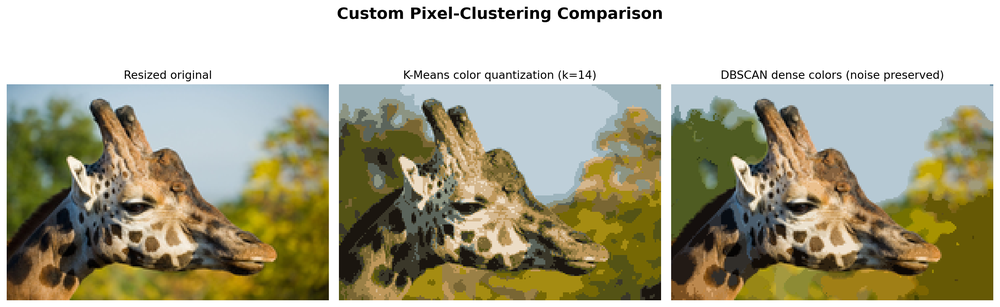
#> input picture outputs/comparison.png, 1000 x 307 px, shrunk from 2384 x 732 before the run, given in place of giraffe.png, which was not available
$ python run_clustering.py
#> lines starting #> are read from the running program, lines starting #| are printed output that depends on the picture; pictures that were not available may be replaced by others from this repository, and a replacement may not be noted
### algorithms.py
"""Educational, scikit-learn-style implementations of K-Means and DBSCAN."""

from collections import deque

import numpy as np
from sklearn.neighbors import NearestNeighbors
from sklearn.utils import check_array


class CustomKMeans:
    """K-Means with repeated initialization and deterministic local randomness."""

    def __init__(
        self,
        n_clusters: int = 8,
        max_iter: int = 300,
        random_state: int | None = None,
        tol: float = 1e-4,
        n_init: int = 5,
    ) -> None:
        self.n_clusters = n_clusters
        self.max_iter = max_iter
        self.random_state = random_state
        self.tol = tol
        self.n_init = n_init

    def _validate_parameters(self, n_samples: int) -> None:
        if not isinstance(self.n_clusters, int) or self.n_clusters < 1:
            raise ValueError("n_clusters must be a positive integer")
        if self.n_clusters > n_samples:
            raise ValueError("n_clusters cannot exceed the number of samples")
        if not isinstance(self.max_iter, int) or self.max_iter < 1:
            raise ValueError("max_iter must be a positive integer")
        if not isinstance(self.n_init, int) or self.n_init < 1:
            raise ValueError("n_init must be a positive integer")
        if self.tol < 0:
            raise ValueError("tol must be non-negative")

    @staticmethod
    def compute_squared_distances(
        X: np.ndarray, centers: np.ndarray
    ) -> np.ndarray:
        """Return squared Euclidean distances without allocating a 3-D tensor."""
        distances = (
            np.sum(X * X, axis=1)[:, None]
            + np.sum(centers * centers, axis=1)[None, :]
            - 2 * X @ centers.T
        )
        return np.maximum(distances, 0.0)

    def compute_distances(self, X: np.ndarray, centers: np.ndarray) -> np.ndarray:
        """Return Euclidean distances for compatibility with the original API."""
        return np.sqrt(self.compute_squared_distances(X, centers))

    def _compute_new_centers(
        self,
        X: np.ndarray,
        labels: np.ndarray,
        squared_distances: np.ndarray,
    ) -> np.ndarray:
        centers = np.empty((self.n_clusters, X.shape[1]), dtype=np.float64)
        nearest_distance = squared_distances[np.arange(len(X)), labels].copy()

        for cluster_id in range(self.n_clusters):
            members = X[labels == cluster_id]
            if len(members):
                centers[cluster_id] = members.mean(axis=0)
            else:
                # Re-seed an empty cluster with the currently worst represented point.
                replacement = int(np.argmax(nearest_distance))
                centers[cluster_id] = X[replacement]
                nearest_distance[replacement] = -np.inf
        return centers

    # [13 lines left out: function compute_new_centers, not called in this run]

    def fit(self, X: np.ndarray, y=None) -> "CustomKMeans":
        """Fit the model and retain the run with the lowest inertia."""
        del y
        X = check_array(X, dtype=np.float64)
        self._validate_parameters(len(X))
        rng = np.random.default_rng(self.random_state)

        best_inertia = np.inf
        best_centers = None
        best_labels = None
        best_iteration = 0

        for _ in range(self.n_init):
            indices = rng.choice(len(X), self.n_clusters, replace=False)
            centers = X[indices].copy()
            previous_labels = None

            for iteration in range(1, self.max_iter + 1):
                squared_distances = self.compute_squared_distances(X, centers)
                labels = np.argmin(squared_distances, axis=1)
                new_centers = self._compute_new_centers(
                    X, labels, squared_distances
                )
                center_shift = float(np.sum((new_centers - centers) ** 2))
                assignments_unchanged = (
                    previous_labels is not None
                    and np.array_equal(labels, previous_labels)
                )
                centers = new_centers
                previous_labels = labels
                if assignments_unchanged or center_shift <= self.tol**2:
                    break

            final_distances = self.compute_squared_distances(X, centers)
            final_labels = np.argmin(final_distances, axis=1)
            inertia = float(final_distances[np.arange(len(X)), final_labels].sum())
            if inertia < best_inertia:
                best_inertia = inertia
                best_centers = centers.copy()
                best_labels = final_labels.copy()
                best_iteration = iteration

        self.cluster_centers_ = best_centers
        self.labels_ = best_labels
        self.inertia_ = best_inertia
        self.cost_ = best_inertia  # Backward-compatible name used by the notebook.
        self.n_iter_ = best_iteration
        self.n_features_in_ = X.shape[1]
        return self

    # [10 lines left out: function predict, not called in this run]

    def fit_predict(self, X: np.ndarray, y=None) -> np.ndarray:
        """Fit the model and return cluster labels."""
        return self.fit(X, y).labels_


class CustomDBSCAN:
    """DBSCAN using radius-neighbor search and correct density expansion."""

    UNVISITED = -2
    NOISE = -1

    def __init__(
        self, eps: float = 0.5, min_samples: int = 5, metric: str = "euclidean"
    ) -> None:
        self.eps = eps
        self.min_samples = min_samples
        self.metric = metric

    def _validate_parameters(self) -> None:
        if self.eps <= 0:
            raise ValueError("eps must be greater than zero")
        if not isinstance(self.min_samples, int) or self.min_samples < 1:
            raise ValueError("min_samples must be a positive integer")

    def fit(self, X: np.ndarray, y=None) -> "CustomDBSCAN":
        """Cluster samples by recursively expanding density-connected cores."""
        del y
        self._validate_parameters()
        X = check_array(X, dtype=np.float64)
        neighbor_model = NearestNeighbors(radius=self.eps, metric=self.metric)
        neighbor_model.fit(X)
        neighborhoods = neighbor_model.radius_neighbors(X, return_distance=False)
        is_core = np.fromiter(
            (len(neighbors) >= self.min_samples for neighbors in neighborhoods),
            dtype=bool,
            count=len(X),
        )

        labels = np.full(len(X), self.UNVISITED, dtype=int)
        cluster_id = 0
        for point in range(len(X)):
            if labels[point] != self.UNVISITED:
                continue
            if not is_core[point]:
                labels[point] = self.NOISE
                continue

            self._expand_cluster(
                point, cluster_id, labels, neighborhoods, is_core
            )
            cluster_id += 1

        self.labels_ = labels
        self.core_sample_indices_ = np.flatnonzero(is_core)
        self.components_ = X[self.core_sample_indices_].copy()
        self.n_clusters_ = cluster_id
        self.n_features_in_ = X.shape[1]
        return self

    def _expand_cluster(
        self,
        point: int,
        cluster_id: int,
        labels: np.ndarray,
        neighborhoods: np.ndarray,
        is_core: np.ndarray,
    ) -> None:
        labels[point] = cluster_id
        queue = deque(int(index) for index in neighborhoods[point] if index != point)
        queued = set(queue)

        while queue:
            current = queue.popleft()
            if labels[current] == self.NOISE:
                labels[current] = cluster_id
            if labels[current] != self.UNVISITED:
                continue

            labels[current] = cluster_id
            if is_core[current]:
                for neighbor in neighborhoods[current]:
                    neighbor = int(neighbor)
                    if labels[neighbor] == self.UNVISITED and neighbor not in queued:
                        queue.append(neighbor)
                        queued.add(neighbor)

    def fit_predict(self, X: np.ndarray, y=None) -> np.ndarray:
        """Fit the model and return cluster labels."""
        return self.fit(X, y).labels_

### run_clustering.py
"""Run reproducible color clustering on the included sample image."""

from __future__ import annotations

import json
from pathlib import Path

import matplotlib.pyplot as plt
import numpy as np
from PIL import Image

from algorithms import CustomDBSCAN, CustomKMeans


ROOT = Path(__file__).resolve().parent
OUTPUT_DIR = ROOT / "outputs"


def load_image(path: Path, scale: float = 0.5) -> tuple[np.ndarray, tuple[int, int]]:
    """Load an RGB image, resize it, and return pixels plus (height, width)."""
    if not 0 < scale <= 1:
        raise ValueError("scale must be in the interval (0, 1]")
    with Image.open(path) as source:
        rgb = source.convert("RGB")
        width = max(1, round(rgb.width * scale))
        height = max(1, round(rgb.height * scale))
        resized = rgb.resize((width, height), Image.Resampling.LANCZOS)
        image = np.asarray(resized)
    return image.reshape(-1, 3).astype(np.float64), (height, width)


def reconstruct_image(
    pixels: np.ndarray,
    labels: np.ndarray,
    shape: tuple[int, int],
    preserve_noise: bool = False,
) -> np.ndarray:
    """Replace each cluster with its mean RGB color.

    DBSCAN noise can be preserved because noise is not a coherent cluster and
    averaging all noise pixels into one color would be methodologically wrong.
    """
    reconstructed = np.empty_like(pixels)
    for label in np.unique(labels):
        mask = labels == label
        if label == CustomDBSCAN.NOISE and preserve_noise:
            reconstructed[mask] = pixels[mask]
        else:
            reconstructed[mask] = pixels[mask].mean(axis=0)
    return np.clip(reconstructed, 0, 255).astype(np.uint8).reshape(*shape, 3)


def build_spatial_color_features(
    pixels: np.ndarray, shape: tuple[int, int]
) -> np.ndarray:
    """Combine normalized RGB values with normalized pixel coordinates."""
    height, width = shape
    rows, columns = np.mgrid[:height, :width]
    spatial = np.column_stack(
        (
            columns.ravel() / max(width - 1, 1),
            rows.ravel() / max(height - 1, 1),
        )
    )
    return np.column_stack((pixels / 255.0, spatial))


def save_comparison(
    original: np.ndarray,
    kmeans_image: np.ndarray,
    dbscan_image: np.ndarray,
    output_path: Path,
) -> None:
    figure, axes = plt.subplots(1, 3, figsize=(15, 5))
    titles = [
        "Resized original",
        "K-Means color quantization (k=14)",
        "DBSCAN dense colors (noise preserved)",
    ]
    for axis, image, title in zip(
        axes, [original, kmeans_image, dbscan_image], titles
    ):
        axis.imshow(image)
        axis.set_title(title)
        axis.axis("off")
    figure.suptitle("Custom Pixel-Clustering Comparison", fontsize=17, weight="bold")
    figure.tight_layout(rect=(0, 0, 1, 0.93))
    figure.savefig(output_path, dpi=160, bbox_inches="tight")
    plt.close(figure)


def run_experiment(
    image_path: Path = ROOT / "giraffe.png",
    scale: float = 0.5,
    random_state: int = 42,
) -> dict[str, object]:
    """Fit both custom algorithms, save images, and return experiment metrics."""
    pixels, shape = load_image(image_path, scale=scale)

    kmeans = CustomKMeans(
        n_clusters=14, n_init=5, max_iter=300, random_state=random_state
    )
    kmeans_labels = kmeans.fit_predict(pixels)
    kmeans_image = reconstruct_image(pixels, kmeans_labels, shape)

    dbscan_features = build_spatial_color_features(pixels, shape)
    dbscan = CustomDBSCAN(eps=0.04, min_samples=15)
    dbscan_labels = dbscan.fit_predict(dbscan_features)
    dbscan_image = reconstruct_image(
        pixels, dbscan_labels, shape, preserve_noise=True
    )

    OUTPUT_DIR.mkdir(parents=True, exist_ok=True)
    Image.fromarray(kmeans_image).save(OUTPUT_DIR / "kmeans_output.png")
    Image.fromarray(dbscan_image).save(OUTPUT_DIR / "dbscan_output.png")
    # Keep the original root filenames compatible with the earlier notebook.
    Image.fromarray(kmeans_image).save(ROOT / "kmeans_output.jpg", quality=95)
    Image.fromarray(dbscan_image).save(ROOT / "dbscan_output.jpg", quality=95)

    resized_original = pixels.astype(np.uint8).reshape(*shape, 3)
    save_comparison(
        resized_original,
        kmeans_image,
        dbscan_image,
        OUTPUT_DIR / "comparison.png",
    )

    noise_pixels = int(np.count_nonzero(dbscan_labels == CustomDBSCAN.NOISE))
    metrics = {
        "image": image_path.name,
        "processed_height": shape[0],
        "processed_width": shape[1],
        "pixels_clustered": len(pixels),
        "input_unique_colors": int(len(np.unique(pixels, axis=0))),
        "kmeans": {
            "requested_clusters": kmeans.n_clusters,
            "clusters_found": int(len(np.unique(kmeans_labels))),
            "inertia": round(kmeans.inertia_, 2),
            "iterations_best_run": kmeans.n_iter_,
            "initializations": kmeans.n_init,
        },
        "dbscan": {
            "features": "normalized RGB + normalized x/y coordinates",
            "eps": dbscan.eps,
            "min_samples": dbscan.min_samples,
            "clusters_found": dbscan.n_clusters_,
            "core_samples": int(len(dbscan.core_sample_indices_)),
            "noise_pixels": noise_pixels,
            "noise_pct": round(100 * noise_pixels / len(pixels), 2),
        },
    }
    (OUTPUT_DIR / "metrics.json").write_text(json.dumps(metrics, indent=2) + "\n")
    return metrics


def main() -> None:
    print(json.dumps(run_experiment(), indent=2))
#> in load_image, source is the input picture: PIL image 1000x307 RGBA; mean R, G, B, A 172, 168.2, 143.5, 255
#> in load_image, `resized = rgb.resize((width, height), Image.Resampling.LANCZOS)`:
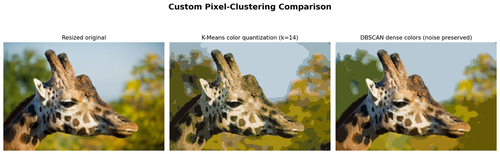
#> resized: PIL image 500x154 RGB; mean R, G, B 171.8, 168, 143.3
#> in run_experiment, `pixels, shape = load_image(image_path, scale=scale)`: shape = (154, 500)
#> the loop in fit, `for _ in range(self.n_init):` made 5 passes
#> (inertia, best_inertia) on pass 1: (21937093, 21937093)
#> inertia on passes 2 to 5: 22973619.8, 24035894.9, 22801568.8, 21937093
#> after the loop in fit, `for _ in range(self.n_init):`: best_centers = 14 rows, first 8: [140.9, 145.9, 129.6], [254.7, 254.7, 254.6], [90.5, 97.61, 90.43], [187.5, 204.9, 214.8], [31.64, 27.17, 20.72], [108.9, 96.14, 6.56], [209.8, 181.8, 140.2], [187.9, 152.4, 92.88]; best_inertia = 21937093; best_iteration = 52
#> in fit, `self.cluster_centers_ = best_centers`: self.cluster_centers_ has the same summary as best_centers
#> in fit, `self.inertia_ = best_inertia`: self.inertia_ = 21937093
#> in fit, `self.n_iter_ = best_iteration`: self.n_iter_ = 52
#> the loop in reconstruct_image, `for label in np.unique(labels):` made 14 passes
#> in reconstruct_image, `return np.clip(reconstructed, 0, 255).astype(np.uint8).reshape(*shape,..`:
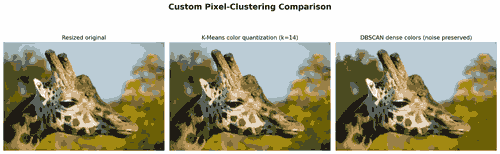
#> returned value: shape (154, 500, 3); mean of channels 0, 1, 2 171.1, 167.4, 142.8; drawn as R, G, B
#> in build_spatial_color_features, `height, width = shape`: height = 154; width = 500
#> in build_spatial_color_features, `rows, columns = np.mgrid[:height, :width]`:
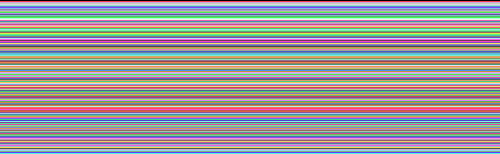
#> rows: shape (154, 500) int64; 154 distinct labels, from 0 to 153; one colour per label, 0 black
#> in build_spatial_color_features, `rows, columns = np.mgrid[:height, :width]`:
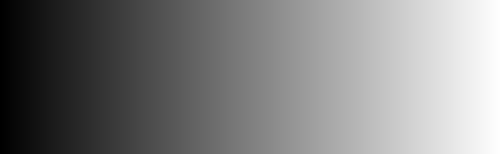
#> columns: shape (154, 500) int64; min 0, max 499, mean 249.5; drawn with min black and max white
#> in build_spatial_color_features, `spatial = np.column_stack( ( columns.ravel() / max(width - 1, 1), rows..`: spatial = 77000 pairs, first value 0 to 1, second value 0 to 1
#> the loop in fit, `for point in range(len(X)):` made 77000 passes
#> cluster_id on pass 1: 1
#> after the loop in fit, `for point in range(len(X)):`: cluster_id = 192
#> call 2 of reconstruct_image, with pixels = array of shape (77000, 3), labels = array of shape (77000,), shape = (154, 500), preserve_noise = True
#> in reconstruct_image (call 2), `return np.clip(reconstructed, 0, 255).astype(np.uint8).reshape(*shape,..`:
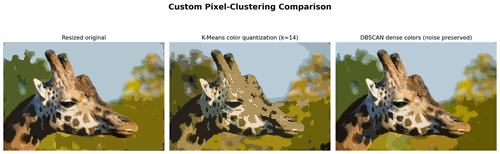
#> returned value: shape (154, 500, 3); mean of channels 0, 1, 2 171.3, 167.5, 143; drawn as R, G, B
#> the loop in save_comparison, `for axis, image, title in zip( axes, [original, kmeans_image, dbscan_i..` made 3 passes
#> title on passes 1 to 3: 'Resized original', 'K-Means color quantization (k=14)', 'DBSCAN dense colors (noise preserved)'
#> in run_experiment, `noise_pixels = int(np.count_nonzero(dbscan_labels == CustomDBSCAN.NOIS..`: noise_pixels = 17292


if __name__ == "__main__":
    main()
